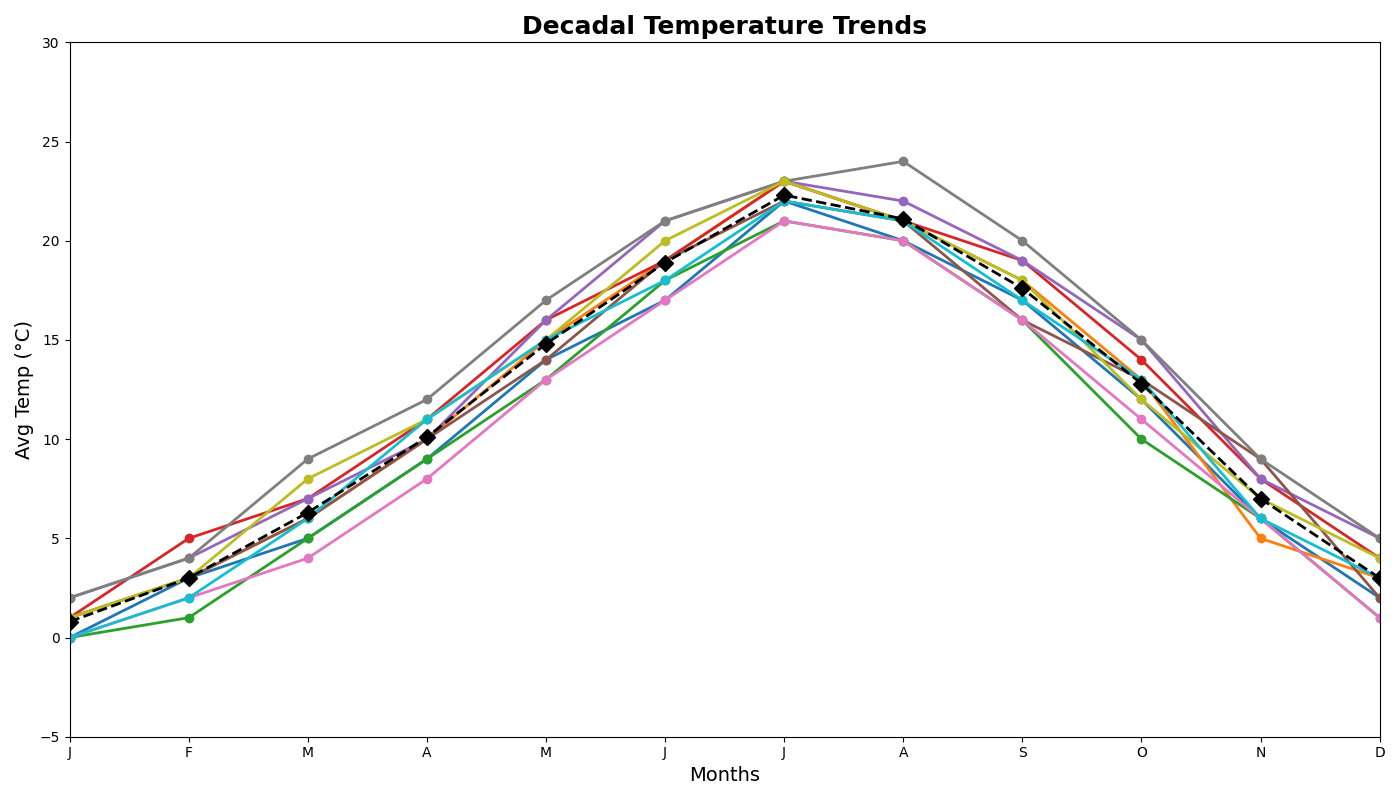

The Python source for this figure:
import matplotlib.pyplot as plt
import numpy as np

years = np.arange(2013, 2023)
months = np.arange(1, 13)

monthly_temps = np.array([
    [0, 3, 5, 9, 14, 17, 22, 20, 17, 12, 6, 2],
    [1, 3, 6, 10, 15, 19, 23, 21, 18, 13, 5, 3],
    [0, 1, 5, 9, 13, 18, 21, 20, 16, 10, 6, 1],
    [1, 5, 7, 11, 16, 19, 23, 21, 19, 14, 8, 4],
    [2, 4, 7, 10, 16, 21, 23, 22, 19, 15, 8, 5],
    [1, 3, 6, 10, 14, 19, 22, 21, 16, 13, 9, 2],
    [0, 2, 4, 8, 13, 17, 21, 20, 16, 11, 6, 1],
    [2, 4, 9, 12, 17, 21, 23, 24, 20, 15, 9, 5],
    [1, 3, 8, 11, 15, 20, 23, 21, 18, 12, 7, 4],
    [0, 2, 6, 11, 15, 18, 22, 21, 17, 13, 6, 3]
])

average_temps = np.mean(monthly_temps, axis=0)

fig, ax = plt.subplots(figsize=(14, 8))

for i, year in enumerate(years):
    ax.plot(months, monthly_temps[i], marker='o', linestyle='-', linewidth=2, markersize=6)

ax.plot(months, average_temps, marker='D', linestyle='--', color='black', linewidth=2, markersize=8)

ax.set_title('Decadal Temperature Trends', fontsize=18, fontweight='bold')
ax.set_xlabel('Months', fontsize=14)
ax.set_ylabel('Avg Temp (°C)', fontsize=14)

ax.set_xticks(months)
ax.set_xticklabels(['J', 'F', 'M', 'A', 'M', 'J', 'J', 'A', 'S', 'O', 'N', 'D'])

# Grid and annotations are removed
# Legend is removed; hence, no label argument is provided for the plot
ax.set_xlim(1, 12)
ax.set_ylim(-5, 30)

plt.tight_layout()
plt.show()
